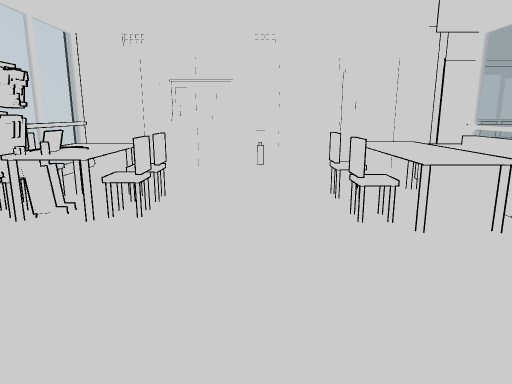
View 1 (above)

23 first-person views from a walk through a Godot game level. The camera is 1.2 m above the floor, tilts 12° down and sees 70° across. The floor is counted in squares, 0.5 m on a side. Each view is taken from the middle of a square. On the plan, view 1 faces up. The plan holds only what a view shows up to about 20 squares ahead; the rest is blank. The place goes on beyond the plan. Door leaves are left out where a doorway can be walked through.

View 2
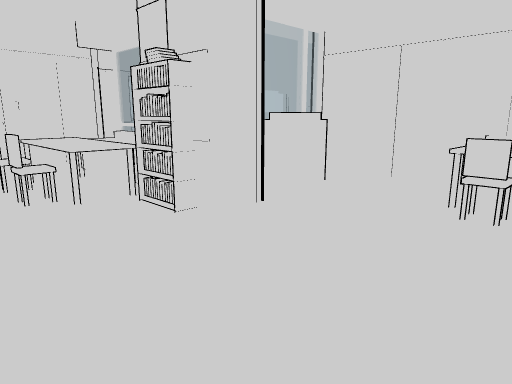

View 3
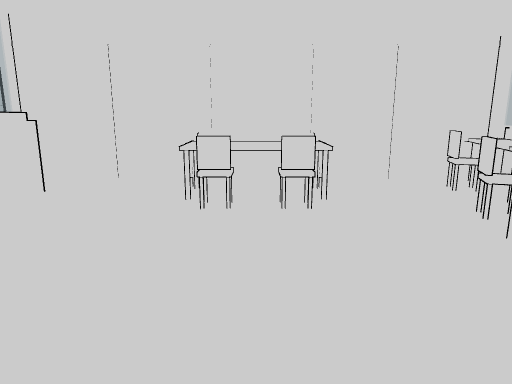

View 4
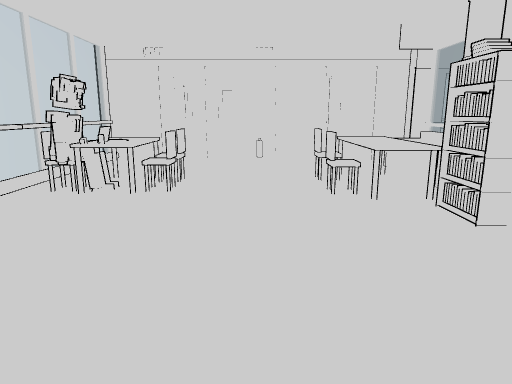

View 5
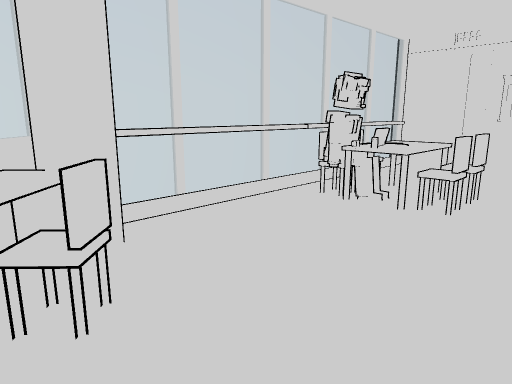

View 6
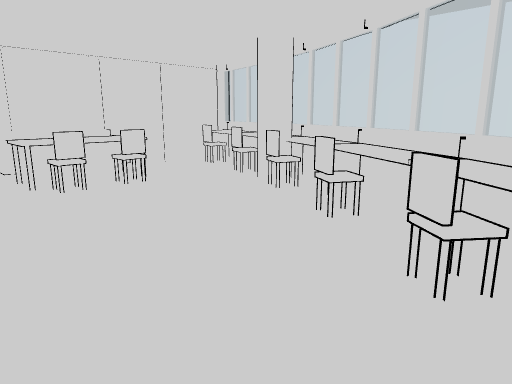

View 7
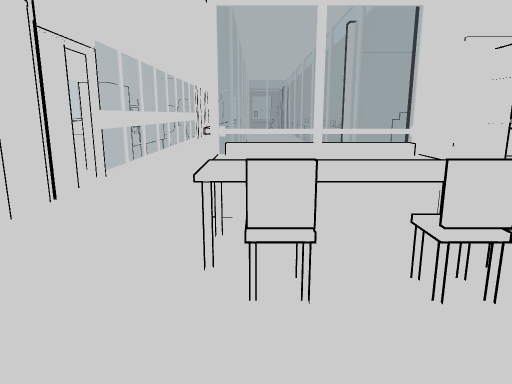

View 8
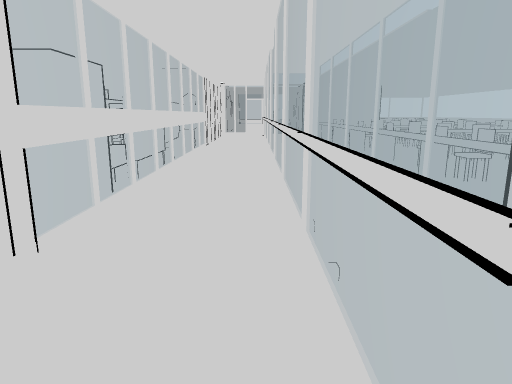

View 9
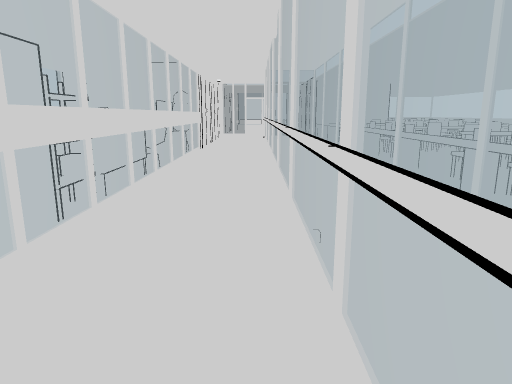

View 10
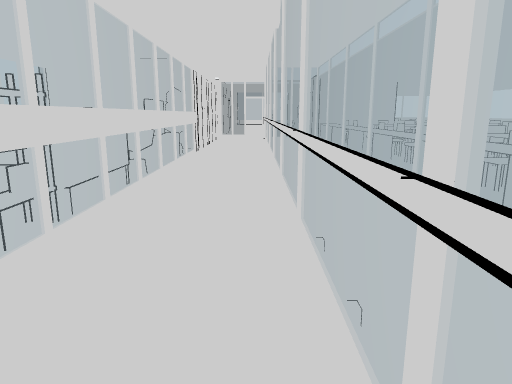

View 11
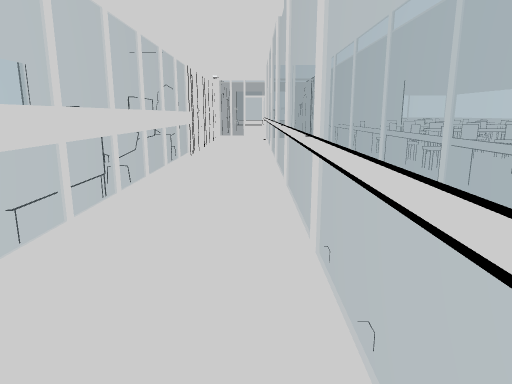

View 12
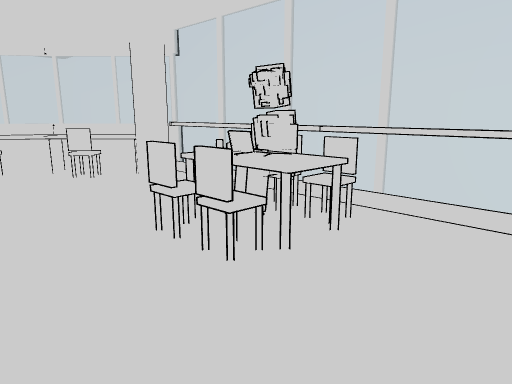

View 13
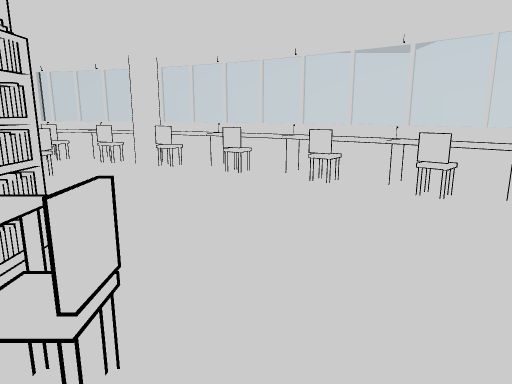

View 14
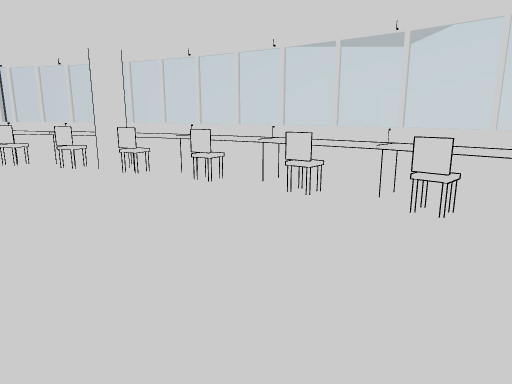

View 15
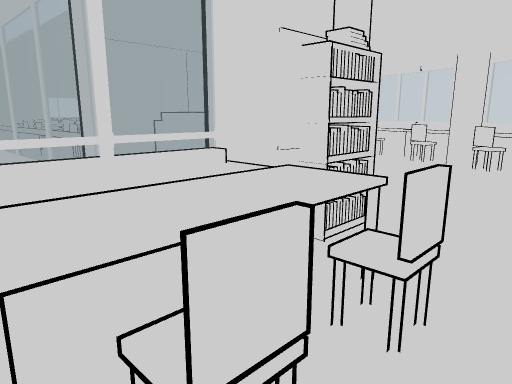

View 16
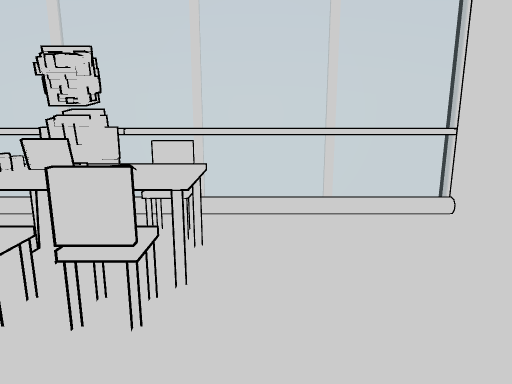

View 17
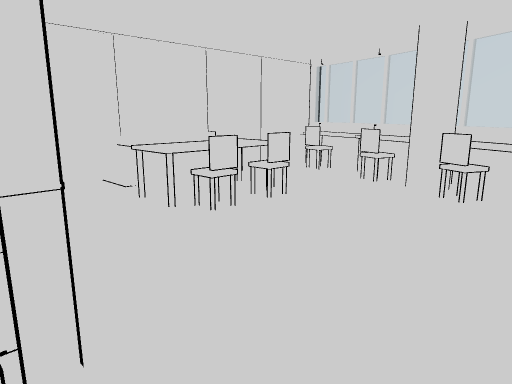

View 18
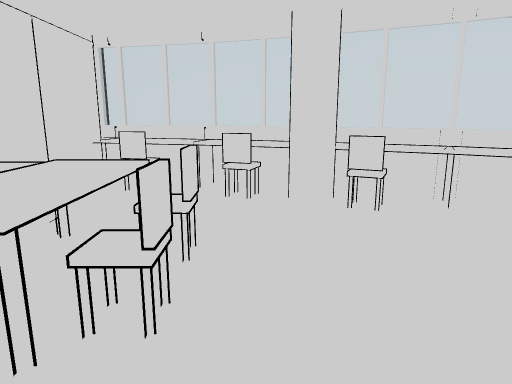

View 19
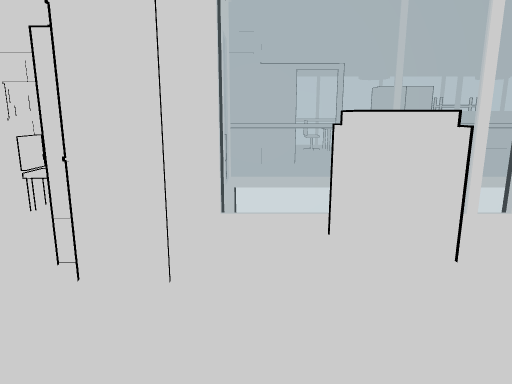

View 20
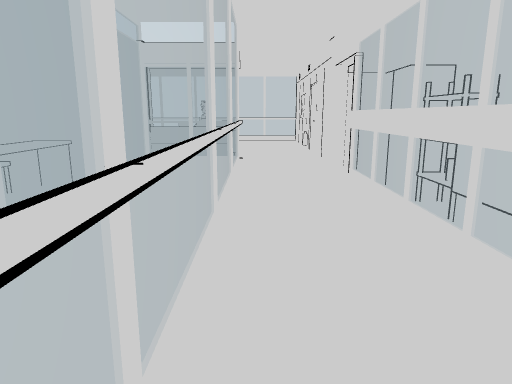

View 21
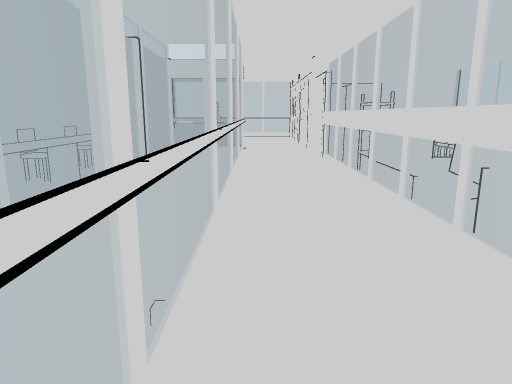

View 22
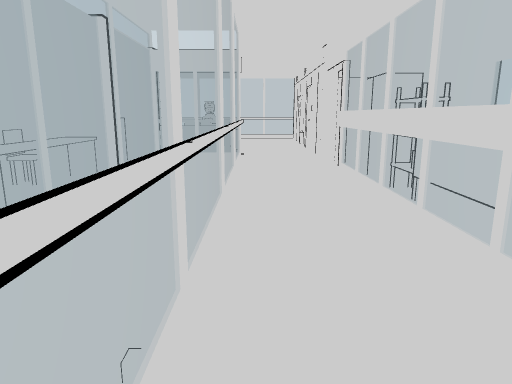

View 23
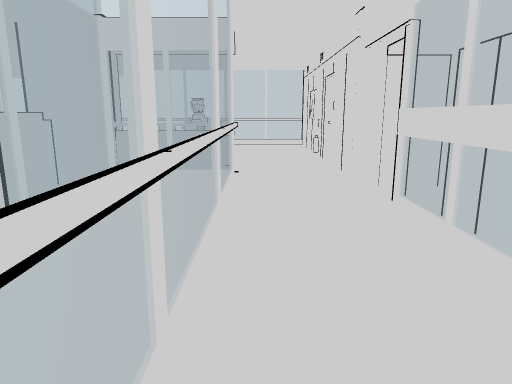

### Floor plan
Key: @ floor where view 1 was taken; # wall or solid block; . floor; = window, fence, low wall or low ledge; ^ raised ledge; P printer; O other object.
Columns run from 8 left of view 1 to 33 right of it. Each row starts with its distance up from view 1.
 17 ###################.######################
 16 #.......=.................................
 15 #.........................................
 14 #.........................................
 13 #.........................................
 12 #..........====##########################
 11 #.=^==....==^^ #
 10 #==##=.....=^^ #
  9 #=OO#=.....=^^#
  8 #.O#==....==^^##
  7 #..........==###     ###################
  6 #............###.PPP..#^^^^^^^^^^^^^^^^^
  5 #............###.PPP..#.==.==.==.....==.==
  4 #............###......#..............
  3 #.....................#...=  .....===..
  2 ###...................#..=    ...== ==.. =
  1 ###.=.................#..      ..==^ =...=
  0  #^==...@.........=^==#          .=     ..
 -1   #^=............==^==#           =      =
 -2    #^^==..........=^==#
 -3    ##^^=.........==^==#
 -4      #^^=.=.......=^==#
 -5       ##^^=...........#
 -6        ###^====.......#
 -7          ##^^=##==....#
 -8           ###^^^==..=.#
 -9              ###^^^==.#
-10                ####^^^#
-11                    ####
-12                       #

Where each view was taken, in squares from view 1:
view 1: 0 up, 0 right, facing up
view 2: 3 down, 0 right, facing up-right
view 3: 2 down, 0 right, facing right
view 4: 3 down, 0 right, facing up
view 5: 1 down, 0 right, facing up-left
view 6: 3 up, 3 left, facing down-right
view 7: 11 up, 2 left, facing right
view 8: 13 up, 6 right, facing right
view 9: 13 up, 9 right, facing right
view 10: 13 up, 11 right, facing right
view 11: 13 up, 13 right, facing right
view 12: 15 up, 1 right, facing down-left
view 13: 11 up, 1 right, facing down
view 14: 9 up, 0 right, facing down
view 15: 12 up, 1 right, facing down-right
view 16: 12 up, 1 right, facing left
view 17: 5 up, 2 right, facing down-right
view 18: 3 up, 8 right, facing down
view 19: 1 down, 8 right, facing up
view 20: 13 up, 27 right, facing left
view 21: 13 up, 33 right, facing left
view 22: 13 up, 29 right, facing left
view 23: 13 up, 22 right, facing left
